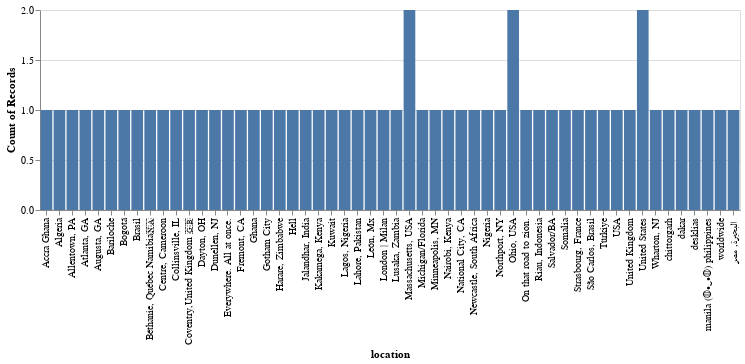

Source (notebook cell):
### Code cell
followers = get_followers('Oprah', 300)
df = plot_followers_locations(followers)

### Figure 1 — Vega-Lite specification as saved in the notebook (floating-point values rounded to 4 significant figures)
{"config": {"view": {"continuousWidth": 400, "continuousHeight": 300}}, "data": {"name": "data-132564d175dc2919c53f08a3502778d1"}, "mark": "bar", "encoding": {"x": {"type": "ordinal", "field": "location"}, "y": {"type": "quantitative", "aggregate": "count"}}, "height": 200, "width": 700, "$schema": "https://vega.github.io/schema/vega-lite/v4.8.1.json", "datasets": {"data-132564d175dc2919c53f08a3502778d1": [{"location": "Brasil"}, {"location": "León, Mx"}, {"location": "Kuwait"}, {"location": "Nairobi, Kenya"}, {"location": "United States"}, {"location": "Somalia"}, {"location": "Ohio, USA"}, {"location": "Riau, Indonesia"}, {"location": "Lahore, Pakistan"}, {"location": "Ohio, USA"}, {"location": "Lusaka, Zambia"}, {"location": "Kakamega, Kenya"}, {"location": "Gotham City"}, {"location": "London | Milan "}, {"location": "Strasbourg, France"}, {"location": "Minneapolis, MN"}, {"location": "Bariloche"}, {"location": "Jalandhar, India"}, {"location": "Northport, NY"}, {"location": "Michigan/Florida"}, {"location": "On that road to zion.    "}, {"location": "Salvador/BA"}, {"location": "Ghana"}, {"location": "Nigeria"}, {"location": "Centre, Cameroon"}, {"location": "Dunellen, NJ"}, {"location": "Massachusetts, USA"}, {"location": "البحيرة, مصر"}, {"location": "Everywhere. All at once."}, {"location": "United Kingdom"}, {"location": "Türkiye"}, {"location": "manila (◍•ᴗ•◍) philippines"}, {"location": "Fremont, CA"}, {"location": "Massachusetts, USA"}, {"location": "Hell"}, {"location": "São Carlos, Brasil"}, {"location": "Newcastle, South Africa"}, {"location": "Dayton, OH"}, {"location": "Allentown, PA"}, {"location": "Collinsville, IL"}, {"location": "worldwide"}, {"location": "chittorgarh"}, {"location": "United States"}, {"location": "Atlanta, GA"}, {"location": "National City, CA"}, {"location": "dakar"}, {"location": "Wharton, NJ"}, {"location": "Accra Ghana"}, {"location": "Lagos, Nigeria"}, {"location": "Harare, Zimbabwe"}, {"location": "Augusta, GA"}, {"location": "Coventry,United Kingdom 🇬🇧"}, {"location": "Bogotá "}, {"location": "desklias "}, {"location": "Béthanie, Québec Namibia🇳🇦"}, {"location": "USA"}, {"location": "Algeria"}]}}
